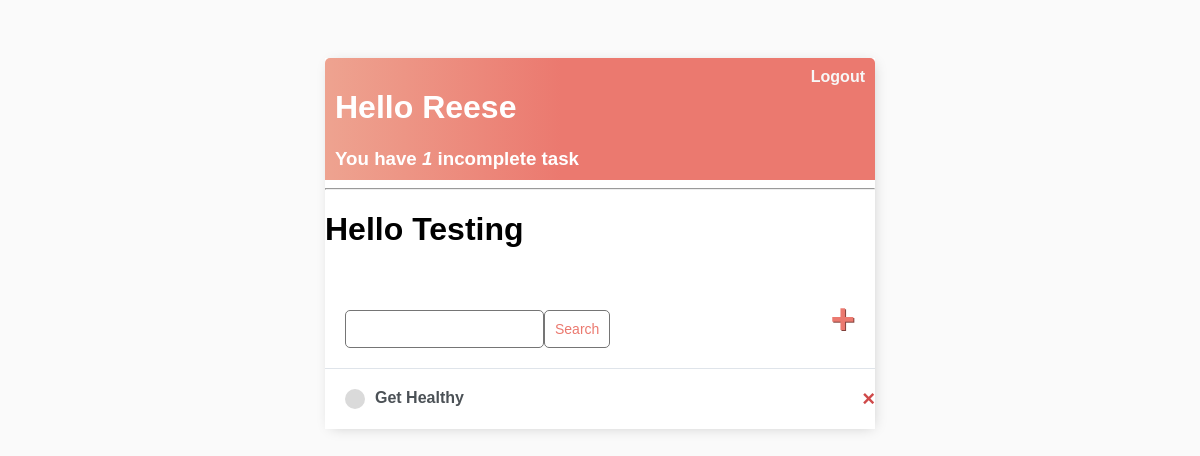
The app's page / (signed in), older data.
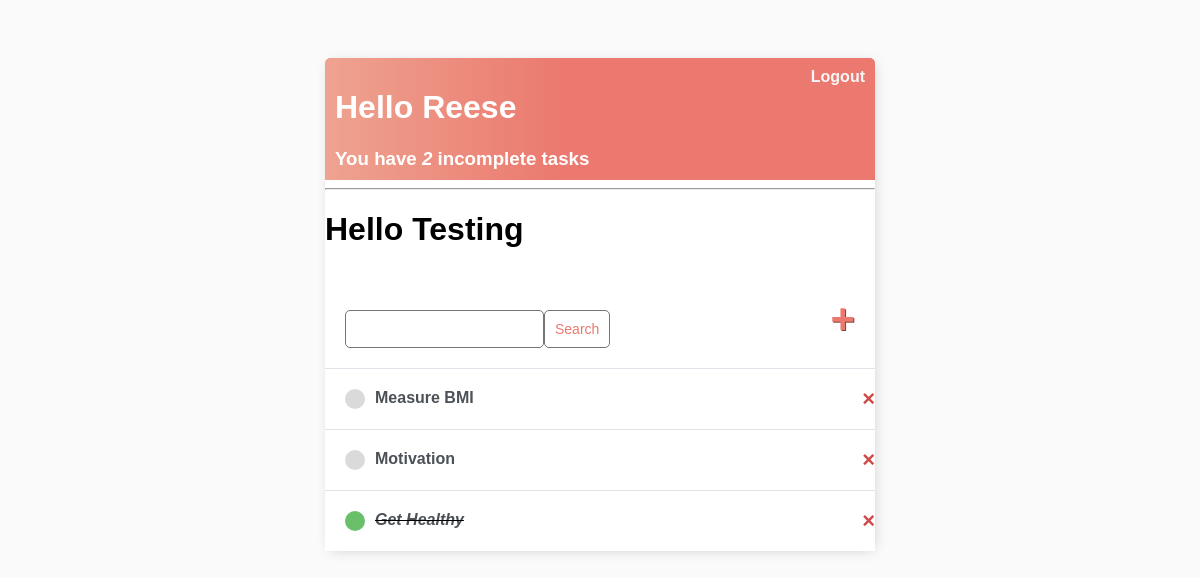
The same page, newer data.
### base/models.py (models this page shows)
class Task(models.Model):
    user = models.ForeignKey(User, on_delete=models.CASCADE, null=True, blank=True)
    title = models.CharField(max_length=300)
    description = models.TextField(max_length=200, null=True, blank=True)
    complete = models.BooleanField(default=False)
    created = models.DateTimeField(auto_now_add=True)
    def __str__(self):
        return self.title
    class Meta:
        ordering = ['complete']

### base/views.py (the view)
# urls.py: path('', TaskList.as_view(), name='tasks'),
class TaskList(LoginRequiredMixin, ListView):
    model = Task
    context_object_name = 'tasks'
    def get_context_data(self, **kwargs):
        context = super().get_context_data(**kwargs)
        context['tasks'] = context['tasks'].filter(user=self.request.user)
        context['count'] = context['tasks'].filter(complete=False).count()
        search_input = self.request.GET.get('search-area') or ''
        if search_input:
            context['tasks'] = context['tasks'].filter(title__startswith=search_input)
        context['search_input'] = search_input
        return context

### base/templates/base/task_list.html
{% extends 'base/main.html' %} {% block content %}
<div class="header-bar">
  <div>
    <h1>Hello {{request.user| title}}</h1>
    <h3 style="margin: 0">
      You have <i>{{count}}</i> incomplete task{{ count|pluralize:"s"}}
    </h3>
  </div>
  {% if request.user.is_authenticated %}
  <a href="{%url 'logout'%}">Logout</a>
  {% else %}
  <a href="{% url 'login' %}">Login</a>
  {% endif %}
</div>
<hr />
<h1>Hello Testing</h1>
<div id="search-add-wrapper">
  <form method="GET" style="margin-top: 20px; display: flex">
    <input type="text" name="search-area" value="{{search_input}}" />
    <input class="button" type="submit" value="Search" />
  </form>
  <a id="add-link" href="{% url 'task-create' %}">&#x2b;</a>
</div>
<div class="task-items-wrapper">
  {% for task in tasks%}
  <div class="task-wrapper">
    {% if task.complete%}
    <div class="task-title">
      <div class="task-complete-icon"></div>
      <i
        ><s><a href="{% url 'task-update' task.id%}">{{task}}</a></s></i
      >
    </div>
    {% else %}
    <div class="task-title">
      <div class="task-incomplete-icon"></div>
      <a href="{% url 'task-update' task.id%}">{{task}}</a>
    </div>
    {% endif %}
    <a class="delete-link" href="{% url 'task-delete' task.id%}">&#215;</a>
  </div>
  {% empty %}
  <h3>no items in list</h3>
  {% endfor%}
</div>
{% endblock content %}

### base/templates/base/main.html (shortened to what this page needs)
<!DOCTYPE html>
<html lang="en">
  <head>
  </head>
  <body>
    <div class="container">{% block content %} {% endblock content %}</div>
  </body>
</html>

### base/templates/base/main.html (style rules this page uses)
body { background-color: #fafafa; font-family: "Nunito", sans-serif; padding-top: 50px; }
h1, h2, h3, h4, h5, h6 { font-family: "Raleway", sans-serif; }
a, p { color: #4b5156; }
a { font-weight: 600; }
.container { max-width: 550px; margin: auto; background-color: #fff; -webkit-box-shadow: 2px 2px 13px -4px rgba(0, 0, 0, 0.21); box-shadow: 2px 2px 13px -4px rgba(0, 0, 0, 0.21); }
input { outline: none; border: none; }
.header-bar { display: flex; justify-content: space-between; color: #fff; padding: 10px; border-radius: 5px 5px 0 0; background: linear-gradient(90deg, #eea390 0%, #eb796f 43%, #eb796f 100%); }
.header-bar a { color: rgb(247, 247, 247); text-decoration: none; }
.task-wrapper { display: flex; align-items: center; justify-content: space-between; background-color: #fff; border-top: 1px solid #dfe4ea; overflow: hidden; }
.task-title { display: flex; padding: 20px; }
.task-title a { text-decoration: none; color: #4b5156; margin-left: 10px; }
.task-complete-icon { height: 20px; width: 20px; background-color: rgb(105, 192, 105); border-radius: 50%; }
.task-incomplete-icon { height: 20px; width: 20px; background-color: rgb(218, 218, 218); border-radius: 50%; }
.delete-link { text-decoration: none; font-weight: 900; color: #cf4949; font-size: 22px; line-height: 0; padding: 20px 0px; }
#add-link { color: #eb796f; text-decoration: none; font-size: 42px; text-shadow: 1px 1px #81413b; }
#search-add-wrapper { display: flex; justify-content: space-between; align-items: center; padding: 20px; }
input[type="text"], input[type="password"], textarea { border: 1px solid #757575; border-radius: 5px; padding: 10px; width: 90%; }
::placeholder { font-weight: 300; opacity: 0.5; }
.button { border: 1px solid #757575; background-color: #fff; color: #eb796f; padding: 10px; font-size: 14px; border-radius: 5px; cursor: pointer; text-decoration: none; }

Row changes from the older to the newer data that the page shows:
added Task: title "Measure BMI"
added Task: title "Motivation"
changed Task "Get Healthy": complete False → True (drawn)
Text that changed along with them:
{{ count }}: "1" → "2"
